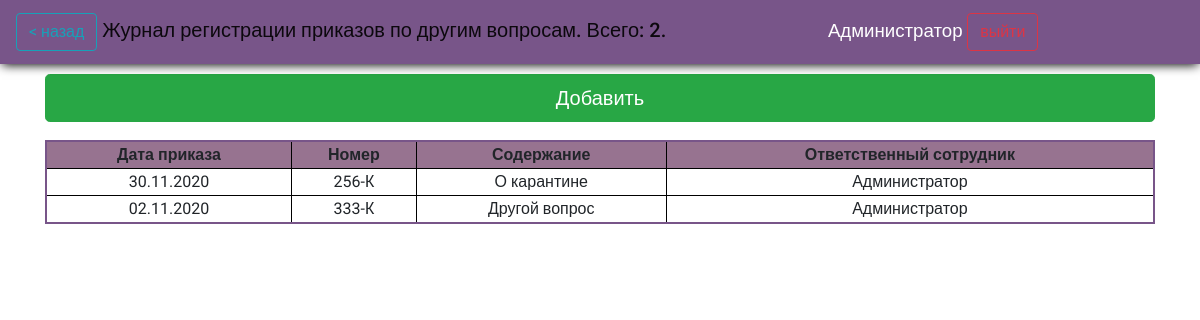
The app's page /journals/orders_on_others/ (signed in) with its own data.
### reg_jounals/models.py (models this page shows)
class OrdersOnOtherMatters(models.Model):
    oom_number = models.CharField(max_length=5, help_text="Введите номер приказа", verbose_name="Номер приказа", db_index=True)
    oom_date = models.DateField(help_text="Введите дату приказа", verbose_name="Дата приказа", db_index=True)
    oom_content = models.CharField(max_length=256, help_text="Введите содержание приказа", verbose_name='Содержание')
    oom_res_officer = models.CharField(blank=True, editable=False,  max_length=256, help_text="Сотрудник, который внес документ в систему ", verbose_name='Ответственный сотрудник')
    class Meta:
        ordering = ["id"]
        verbose_name = 'Приказ по другим вопросам'
        verbose_name_plural = 'Приказы по другим вопросам'

### reg_jounals/views.py (the view)
# urls.py: path('orders_on_others/', views.order_other_matters, name='orders_on_others'),
def order_other_matters(request):
    if request.user.is_authenticated:
        orders = OrdersOnOtherMatters.objects.all()
        count = len(orders)
        return render(request, 'reg_jounals/orders_on_others.html', context={'orders':orders, 'count':count})
    else:
        return render(request, 'reg_jounals/no_auth.html')

### reg_jounals/templates/reg_jounals/orders_on_others.html (shortened to what this page needs)
{%extends "reg_jounals/index.html" %}
{%block header%} <a class="btn btn-outline-info" href="../"> < назад</a> Журнал регистрации приказов по другим вопросам. Всего: {{count}}.  {%endblock%}
{%block content%}
<a class="btn btn-success btn-lg m-bottom btn-add " href="{%url 'orders_on_others_add_url'%}">Добавить</a>
{% if orders %}
<table>
  <thead class="thead-dark">
  <tr class="tr-header">
    <th scope="col">Дата приказа</th>
    <th scope="col">Номер</th>
    <th scope="col">Содержание</th>
    <th scope="col">Ответственный сотрудник</th>
  </tr>
  </thead>
  {%for order in orders%}
<tr onclick="return location.href = '{% url 'orders_on_others_upd_url' id=order.id%}' ">
    <td>{{order.oom_date|date:"d.m.Y"}}</td>
    <td>{{order.oom_number}}</td>
    <td>{{order.oom_content}}</td>
    <td>{{order.oom_res_officer}}</td>
</tr>
  {%endfor%}
</table>
{%else%}
<h2>Записей нет</h2>
{%endif%}
{%endblock%}

### reg_jounals/templates/reg_jounals/index.html (shortened to what this page needs)
<!DOCTYPE html>
<html lang="en">
<head>
  {%load static%}
  <link rel="stylesheet" href="{% static 'css/style.css'%}">
  <link rel="stylesheet" href="https://cdn.jsdelivr.net/npm/bootstrap@4.5.3/dist/css/bootstrap.min.css">
</head>
<body>
  <header>
    <nav class="navbar navbar-light ">
    <span class="navbar-brand mb-0 h1">{%block header%}Журналы регистрации внутренней документации СУП{%endblock%}</span><span style="text-align: right; float: right;font-size: 14pt;"> {{ user.first_name }} <a class="btn btn-outline-danger" href="{% url 'logout'%}">выйти</a></span>
  </header>
<div class="container">
    {%block content%}{%endblock%}
  </div>
</body>
</html>

### reg_jounals/static/css/style.css (style rules this page uses)
* { font-family: 'Roboto', sans-serif; }
body { background: #white !important; }
.container { margin-top: 10px; }
.btn-add { float: left; width: 100%; }
.navbar { background-color: #785589 !important; color: white; box-shadow: 0 3px 10px -2px black; }
table { border: solid 2px #785589; background: white; border-collapse: collapse; margin: 18px auto; float: left; width: 100%; }
table th { text-align: center; }
table .tr-header { background: #977390; }
table tr th, td { border-right: solid 1px black; border-bottom: solid 1px black; cursor: pointer; text-align: center; }
table tr th:last-child, td:last-child { border-right: none; }
table tr:last-child { border-bottom: none; }

### records on screen
OrdersOnOtherMatters: oom_date "30.11.2020", oom_number "256-К", oom_content "О карантине", oom_res_officer "Администратор"
OrdersOnOtherMatters: oom_date "02.11.2020", oom_number "333-К", oom_content "Другой вопрос", oom_res_officer "Администратор"

### other values on screen
{{ count }} "2"
{{ user.first_name }} "Администратор"
